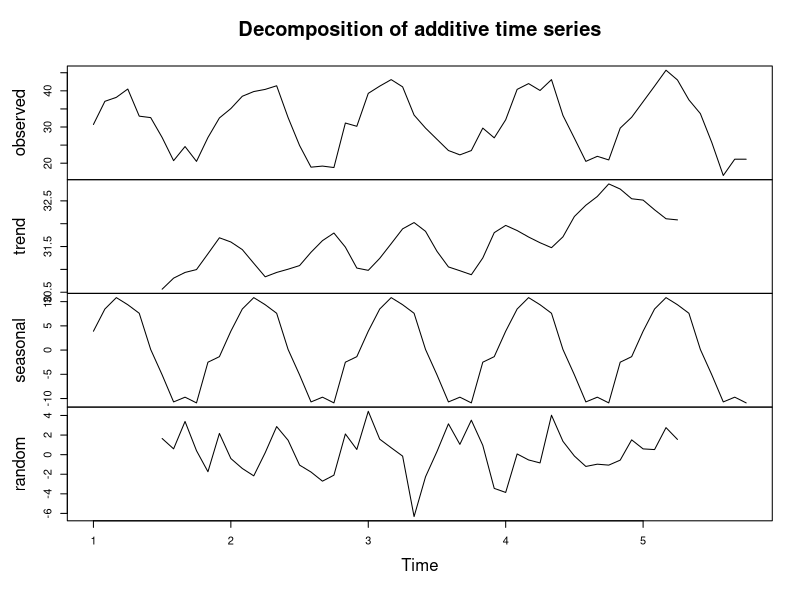
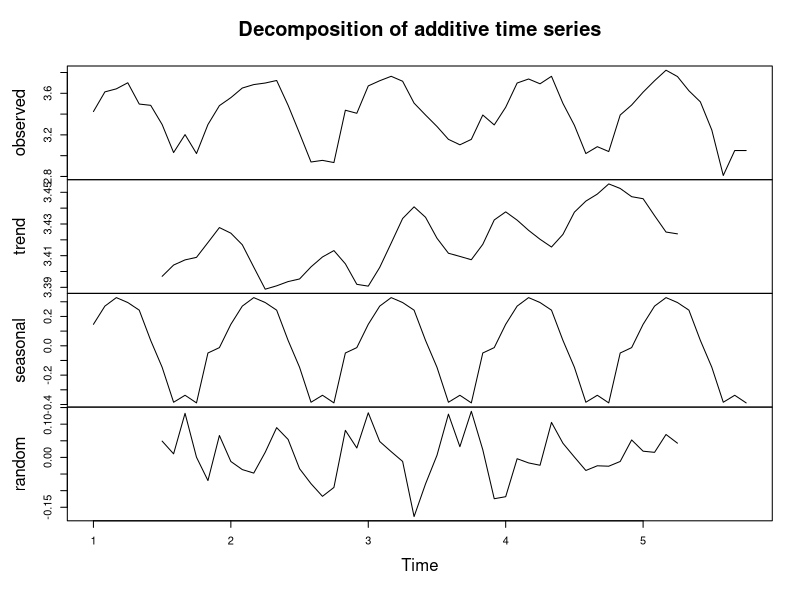
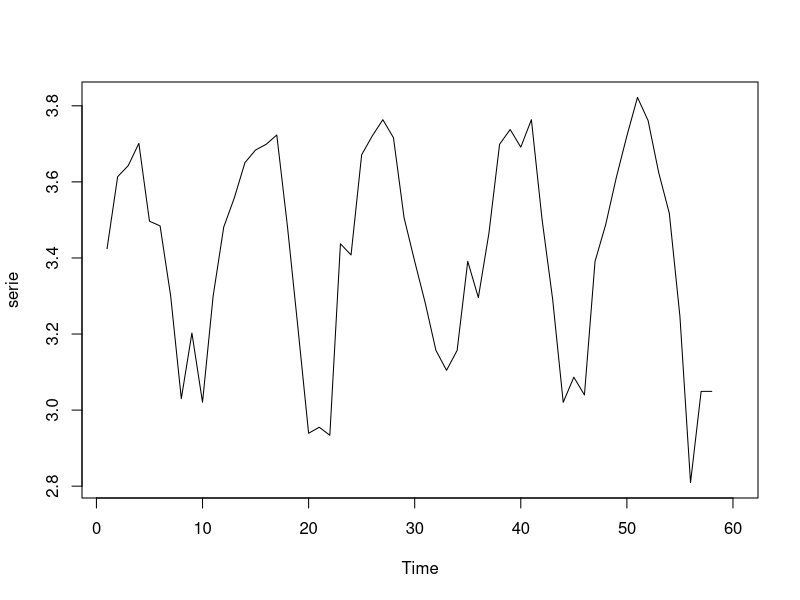
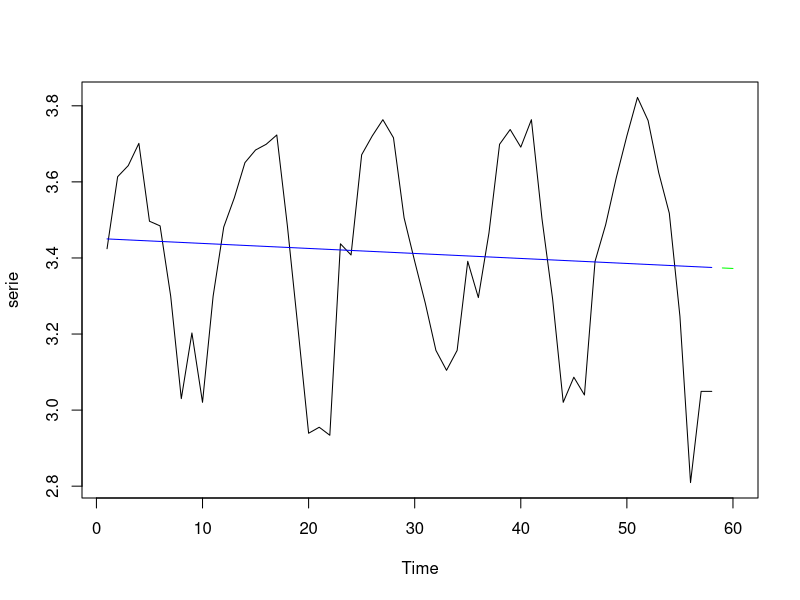
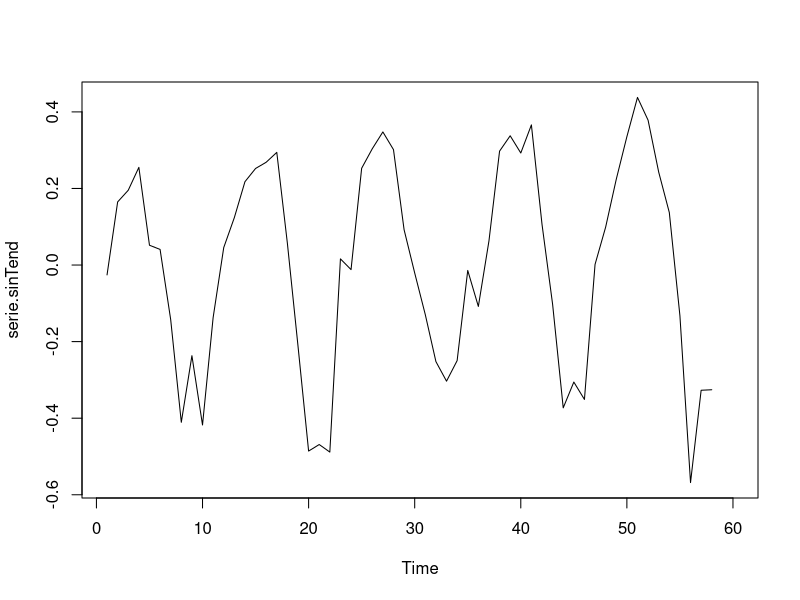
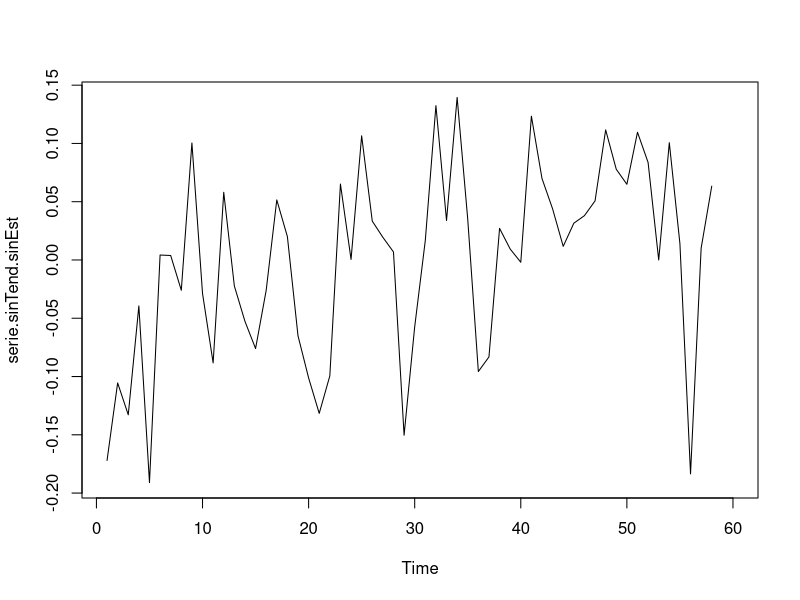
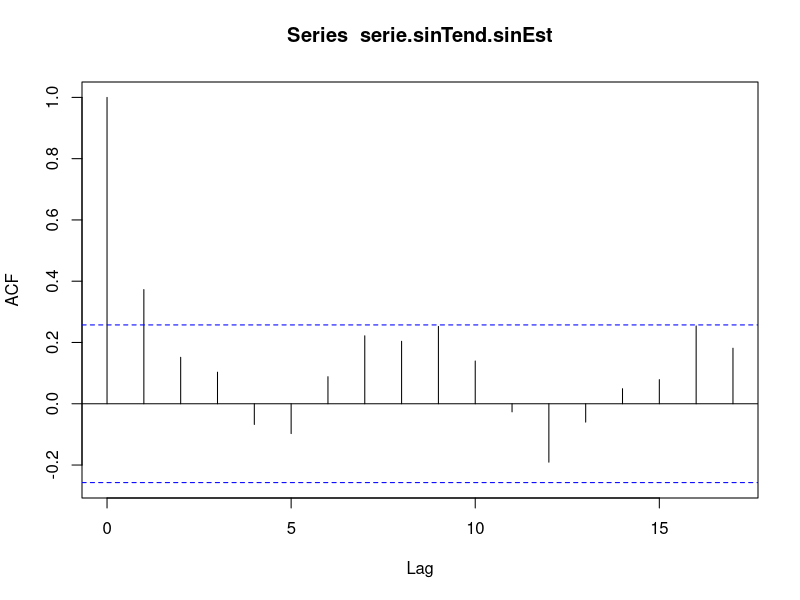
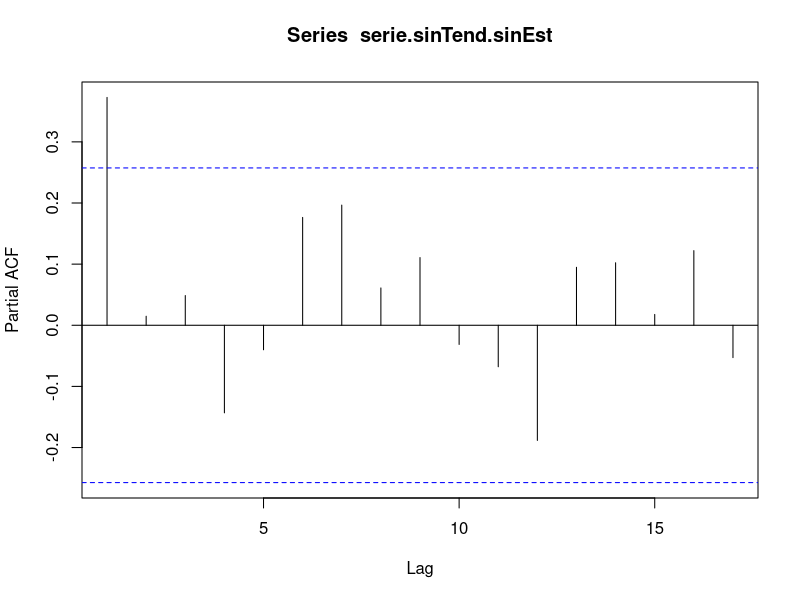

These charts were generated, in order, by the following R code:
## ------------------------------------------------------------------------
library(tseries)
library(dplyr)
library(lubridate)


## ------------------------------------------------------------------------
datos = read.csv("5530E.csv", header = TRUE, sep=";")
datos = datos[,c("Fecha","Tmax")]
datos$Fecha = as.Date(datos$Fecha)


## ------------------------------------------------------------------------
apply(datos, 2, function(atributo){sum(is.na(atributo))})


## ------------------------------------------------------------------------
datos = datos[complete.cases(datos),]


## ------------------------------------------------------------------------
# agrupamos por año y mes y tomamos el maximo de cada uno
datos = datos %>%
mutate(month = format(Fecha, "%m"), year = format(Fecha, "%Y")) %>%
group_by(year, month) %>%
summarise(total = max(Tmax))

serie = datos$total # aqui estan las temperaturas máximas de cada mes de todos los años


## ------------------------------------------------------------------------
Npred = 2 # cantidad de datos a predecir (temperaturas máximas de marzo y abril)
serie.ts = ts(serie, frequency = 12) # frequency set to 12 to set stationality each 12 months
plot(decompose(serie.ts))


## ------------------------------------------------------------------------
serie.ts.log = log(serie.ts)
serie.log = log(serie)
plot(decompose(serie.ts.log))


## ------------------------------------------------------------------------
serie = serie.log


## ------------------------------------------------------------------------
decompose(serie.ts.log)$seasonal


## ------------------------------------------------------------------------
# para train
tiempo = 1:length(serie)
# para test
tiempoTs = (tiempo[length(tiempo)]+1):(tiempo[length(tiempo)]+Npred)


## ------------------------------------------------------------------------
plot.ts(serie,  xlim=c(1, tiempoTs[length(tiempoTs)]))


## ------------------------------------------------------------------------
parametros.H1 = lm(serie ~tiempo)
parametros.H1


## ------------------------------------------------------------------------
# tendencia estimada para los datos de train
tendEstimadaTr =  parametros.H1$coefficients[1] + tiempo*parametros.H1$coefficients[2] 
# tendencia estimada para las predicciones de test
tendEstimadaTs =  parametros.H1$coefficients[1] + tiempoTs*parametros.H1$coefficients[2] 


## ------------------------------------------------------------------------
plot.ts(serie, xlim=c(1, tiempoTs[length(tiempoTs)])) 
lines(tiempo, tendEstimadaTr, col = "blue") 
lines(tiempoTs, tendEstimadaTs, col = "green")


## ------------------------------------------------------------------------
JB = jarque.bera.test(parametros.H1$residuals)
JB


## ------------------------------------------------------------------------
serie.sinTend = serie - tendEstimadaTr


## ------------------------------------------------------------------------
plot.ts(serie.sinTend, xlim=c(1, tiempoTs[length(tiempoTs)])) 


## ------------------------------------------------------------------------
k = 12 # aquí guardamos los datos estacionales
estacionalidad = decompose(serie.ts.log)$seasonal[1:k]


## ------------------------------------------------------------------------
serie.sinTend.sinEst = serie.sinTend - estacionalidad


## ------------------------------------------------------------------------
plot.ts(serie.sinTend.sinEst, xlim=c(1, tiempoTs[length(tiempoTs)])) 



## ------------------------------------------------------------------------
acf(serie.sinTend.sinEst)


## ------------------------------------------------------------------------
adf.test(serie.sinTend.sinEst)


## ------------------------------------------------------------------------
pacf(serie.sinTend.sinEst)


## ------------------------------------------------------------------------
# coeficiente de autoregresión = 0, diferenciaciones = 0, coeficiente de medias moviles = 0
modelo = arima(serie.sinTend.sinEst, order = c(0,0,0))

# calculamos las predicciones
predicciones = predict(modelo, n.ahead = Npred)
valoresPredichos = predicciones$pred
valoresPredichos


## ------------------------------------------------------------------------
plot.ts(serie.sinTend.sinEst, xlim=c(1, tiempoTs[length(tiempoTs)])) 
lines(tiempoTs,valoresPredichos, col="green")


## ------------------------------------------------------------------------
Box.test(modelo$residuals)


## ------------------------------------------------------------------------
# coeficiente de autoregresión = 0, diferenciaciones = 0, coeficiente de medias moviles = 1
modelo = arima(serie.sinTend.sinEst, order = c(0,0,1))

# calculamos las predicciones
predicciones = predict(modelo, n.ahead = Npred)
valoresPredichos = predicciones$pred
valoresPredichos


## ------------------------------------------------------------------------
plot.ts(serie.sinTend.sinEst, xlim=c(1, tiempoTs[length(tiempoTs)])) 
lines(tiempoTs,valoresPredichos, col="green")


## ------------------------------------------------------------------------
Box.test(modelo$residuals)


## ------------------------------------------------------------------------
jarque.bera.test(modelo$residuals) 


## ------------------------------------------------------------------------
 shapiro.test(modelo$residuals) 


## ------------------------------------------------------------------------
hist(modelo$residuals, col="blue", prob=T,ylim=c(0,20), xlim=c(-0.2,0.2))
lines(density(modelo$residuals))


## ------------------------------------------------------------------------
estacionalidades = c(estacionalidad[11], estacionalidad[12])

# Incluimos la estacionalidad 
valoresPredichos.Est = valoresPredichos + estacionalidades

# Incluimos la tendencia 
valoresPredichos.Est.Tend = valoresPredichos.Est + tendEstimadaTs

# Transformación de los logaritmos 
valoresPredichos.Est.Tend.exp = exp(valoresPredichos.Est.Tend)

# usamos exp(serie) por haber hecho al principio serie = log(serie)
plot.ts(exp(serie),xlim=c(1, tiempoTs[length(tiempoTs)])) 
lines(tiempoTs, valoresPredichos.Est.Tend.exp, col = "green")



## ------------------------------------------------------------------------
valoresPredichos.Est.Tend.exp

